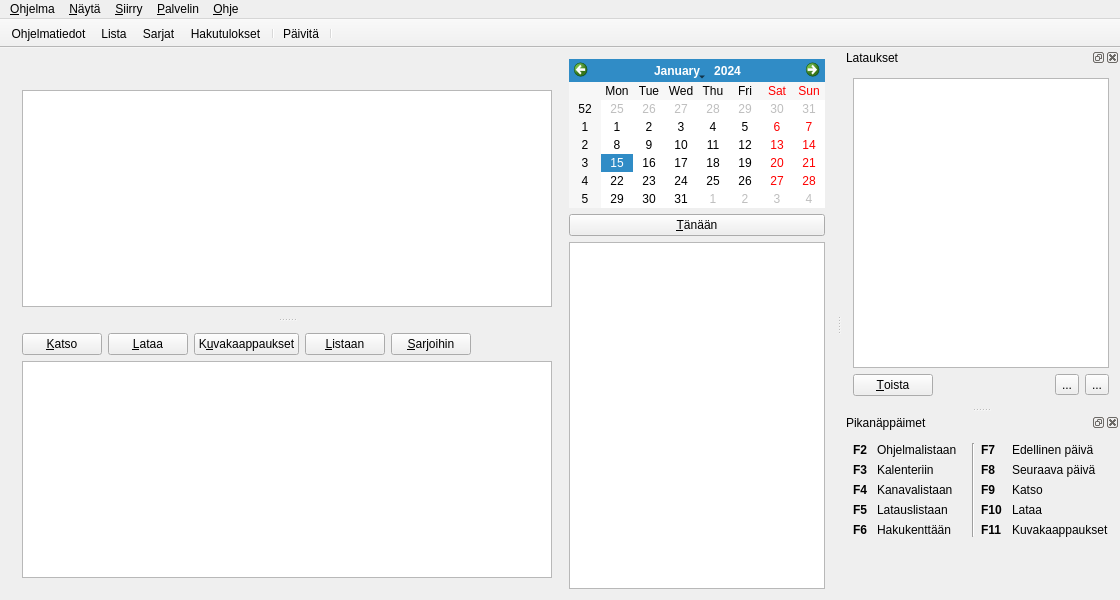
<?xml version="1.0" encoding="UTF-8"?>
<ui version="4.0">
 <class>MainWindow</class>
 <widget class="QMainWindow" name="MainWindow">
  <property name="geometry">
   <rect>
    <x>0</x>
    <y>0</y>
    <width>1120</width>
    <height>600</height>
   </rect>
  </property>
  <property name="windowTitle">
   <string>TVkaistaGUI</string>
  </property>
  <widget class="QWidget" name="centralWidget">
   <layout class="QHBoxLayout" name="horizontalLayout_4" stretch="1,0">
    <item>
     <widget class="QSplitter" name="splitter">
      <property name="orientation">
       <enum>Qt::Vertical</enum>
      </property>
      <widget class="QWidget" name="layoutWidget">
       <layout class="QVBoxLayout" name="verticalLayout_5">
        <item>
         <widget class="QLabel" name="titleLabel">
          <property name="font">
           <font>
            <weight>75</weight>
            <bold>true</bold>
           </font>
          </property>
          <property name="text">
           <string/>
          </property>
         </widget>
        </item>
        <item>
         <widget class="QTableView" name="programmeTableView">
          <property name="sizePolicy">
           <sizepolicy hsizetype="Expanding" vsizetype="Expanding">
            <horstretch>0</horstretch>
            <verstretch>5</verstretch>
           </sizepolicy>
          </property>
          <property name="contextMenuPolicy">
           <enum>Qt::CustomContextMenu</enum>
          </property>
          <property name="tabKeyNavigation">
           <bool>false</bool>
          </property>
          <property name="selectionMode">
           <enum>QAbstractItemView::SingleSelection</enum>
          </property>
          <property name="selectionBehavior">
           <enum>QAbstractItemView::SelectRows</enum>
          </property>
          <property name="horizontalScrollMode">
           <enum>QAbstractItemView::ScrollPerPixel</enum>
          </property>
          <property name="showGrid">
           <bool>false</bool>
          </property>
          <attribute name="horizontalHeaderVisible">
           <bool>false</bool>
          </attribute>
          <attribute name="horizontalHeaderStretchLastSection">
           <bool>true</bool>
          </attribute>
          <attribute name="verticalHeaderVisible">
           <bool>false</bool>
          </attribute>
          <attribute name="verticalHeaderVisible">
           <bool>false</bool>
          </attribute>
          <attribute name="horizontalHeaderStretchLastSection">
           <bool>true</bool>
          </attribute>
          <attribute name="horizontalHeaderVisible">
           <bool>false</bool>
          </attribute>
         </widget>
        </item>
       </layout>
      </widget>
      <widget class="QWidget" name="layoutWidget">
       <layout class="QVBoxLayout" name="verticalLayout_3">
        <item>
         <layout class="QHBoxLayout" name="horizontalLayout">
          <item>
           <widget class="QPushButton" name="watchPushButton">
            <property name="toolTip">
             <string>Suoratoista valittu ohjelma</string>
            </property>
            <property name="text">
             <string>&amp;Katso</string>
            </property>
            <property name="icon">
             <iconset resource="images.qrc">
              <normaloff>:/images/multimedia-16x16.png</normaloff>:/images/multimedia-16x16.png</iconset>
            </property>
           </widget>
          </item>
          <item>
           <widget class="QPushButton" name="downloadPushButton">
            <property name="toolTip">
             <string>Lataa valittu ohjelma</string>
            </property>
            <property name="text">
             <string>&amp;Lataa</string>
            </property>
            <property name="icon">
             <iconset resource="images.qrc">
              <normaloff>:/images/download-16x16.png</normaloff>:/images/download-16x16.png</iconset>
            </property>
           </widget>
          </item>
          <item>
           <widget class="QPushButton" name="screenshotsPushButton">
            <property name="toolTip">
             <string>Näytä kuvakaappauksia valitusta ohjelmasta</string>
            </property>
            <property name="text">
             <string>K&amp;uvakaappaukset</string>
            </property>
            <property name="icon">
             <iconset resource="images.qrc">
              <normaloff>:/images/image-16x16.png</normaloff>:/images/image-16x16.png</iconset>
            </property>
           </widget>
          </item>
          <item>
           <widget class="QPushButton" name="addToPlaylistPushButton">
            <property name="toolTip">
             <string>Lisää valitun ohjelman katselulistaan</string>
            </property>
            <property name="text">
             <string>&amp;Listaan</string>
            </property>
            <property name="icon">
             <iconset resource="images.qrc">
              <normaloff>:/images/playlist-16x16.png</normaloff>:/images/playlist-16x16.png</iconset>
            </property>
           </widget>
          </item>
          <item>
           <widget class="QPushButton" name="addToSeasonPassPushButton">
            <property name="toolTip">
             <string>Lisää valitun ohjelman suosikkisarjoihin</string>
            </property>
            <property name="text">
             <string>&amp;Sarjoihin</string>
            </property>
            <property name="icon">
             <iconset resource="images.qrc">
              <normaloff>:/images/season-pass-16x16.png</normaloff>:/images/season-pass-16x16.png</iconset>
            </property>
           </widget>
          </item>
          <item>
           <spacer name="horizontalSpacer_2">
            <property name="orientation">
             <enum>Qt::Horizontal</enum>
            </property>
            <property name="sizeHint" stdset="0">
             <size>
              <width>40</width>
              <height>20</height>
             </size>
            </property>
           </spacer>
          </item>
         </layout>
        </item>
        <item>
         <widget class="QTextEdit" name="descriptionTextEdit">
          <property name="sizePolicy">
           <sizepolicy hsizetype="Expanding" vsizetype="Expanding">
            <horstretch>0</horstretch>
            <verstretch>1</verstretch>
           </sizepolicy>
          </property>
          <property name="readOnly">
           <bool>true</bool>
          </property>
         </widget>
        </item>
       </layout>
      </widget>
     </widget>
    </item>
    <item>
     <layout class="QVBoxLayout" name="verticalLayout">
      <item>
       <widget class="QCalendarWidget" name="calendarWidget">
        <property name="sizePolicy">
         <sizepolicy hsizetype="Preferred" vsizetype="Preferred">
          <horstretch>1</horstretch>
          <verstretch>0</verstretch>
         </sizepolicy>
        </property>
        <property name="contextMenuPolicy">
         <enum>Qt::ActionsContextMenu</enum>
        </property>
       </widget>
      </item>
      <item>
       <widget class="QPushButton" name="currentDayPushButton">
        <property name="toolTip">
         <string>Näytä kuluvan päivän ohjelmatiedot</string>
        </property>
        <property name="text">
         <string>&amp;Tänään</string>
        </property>
        <property name="icon">
         <iconset resource="images.qrc">
          <normaloff>:/images/today-16x16.png</normaloff>:/images/today-16x16.png</iconset>
        </property>
       </widget>
      </item>
      <item>
       <widget class="QListWidget" name="channelListWidget">
        <property name="sizePolicy">
         <sizepolicy hsizetype="Expanding" vsizetype="Expanding">
          <horstretch>0</horstretch>
          <verstretch>2</verstretch>
         </sizepolicy>
        </property>
       </widget>
      </item>
     </layout>
    </item>
   </layout>
  </widget>
  <widget class="QMenuBar" name="menuBar">
   <property name="geometry">
    <rect>
     <x>0</x>
     <y>0</y>
     <width>1120</width>
     <height>25</height>
    </rect>
   </property>
   <widget class="QMenu" name="menuProgramme">
    <property name="title">
     <string>&amp;Ohjelma</string>
    </property>
    <addaction name="actionWatch"/>
    <addaction name="actionDownload"/>
    <addaction name="actionScreenshots"/>
    <addaction name="separator"/>
    <addaction name="actionAddToPlaylist"/>
    <addaction name="actionAddToSeasonPass"/>
    <addaction name="separator"/>
    <addaction name="actionSettings"/>
    <addaction name="actionQuit"/>
   </widget>
   <widget class="QMenu" name="menuView">
    <property name="title">
     <string>&amp;Näytä</string>
    </property>
    <addaction name="actionRefresh"/>
    <addaction name="separator"/>
    <addaction name="actionProgrammeList"/>
    <addaction name="actionSearchResults"/>
    <addaction name="actionPlaylist"/>
    <addaction name="actionSeasonPasses"/>
    <addaction name="separator"/>
    <addaction name="actionDownloads"/>
    <addaction name="actionShortcuts"/>
   </widget>
   <widget class="QMenu" name="menuHelp">
    <property name="title">
     <string>&amp;Ohje</string>
    </property>
    <addaction name="actionContents"/>
    <addaction name="actionAbout"/>
   </widget>
   <widget class="QMenu" name="menuServer">
    <property name="title">
     <string>&amp;Palvelin</string>
    </property>
   </widget>
   <widget class="QMenu" name="menuGoTo">
    <property name="title">
     <string>&amp;Siirry</string>
    </property>
    <addaction name="actionCurrentDay"/>
    <addaction name="actionPreviousDay"/>
    <addaction name="actionNextDay"/>
   </widget>
   <addaction name="menuProgramme"/>
   <addaction name="menuView"/>
   <addaction name="menuGoTo"/>
   <addaction name="menuServer"/>
   <addaction name="menuHelp"/>
  </widget>
  <widget class="QToolBar" name="toolBar">
   <property name="windowTitle">
    <string>Valikko</string>
   </property>
   <property name="movable">
    <bool>false</bool>
   </property>
   <property name="iconSize">
    <size>
     <width>24</width>
     <height>24</height>
    </size>
   </property>
   <property name="toolButtonStyle">
    <enum>Qt::ToolButtonTextBesideIcon</enum>
   </property>
   <property name="floatable">
    <bool>false</bool>
   </property>
   <attribute name="toolBarArea">
    <enum>TopToolBarArea</enum>
   </attribute>
   <attribute name="toolBarBreak">
    <bool>false</bool>
   </attribute>
   <addaction name="actionProgrammeListButton"/>
   <addaction name="actionPlaylistButton"/>
   <addaction name="actionSeasonPassesButton"/>
   <addaction name="actionSearchResultsButton"/>
   <addaction name="separator"/>
   <addaction name="actionRefreshButton"/>
   <addaction name="separator"/>
  </widget>
  <widget class="QDockWidget" name="downloadsDockWidget">
   <property name="windowTitle">
    <string>Lataukset</string>
   </property>
   <attribute name="dockWidgetArea">
    <number>2</number>
   </attribute>
   <widget class="QWidget" name="dockWidgetContents">
    <layout class="QVBoxLayout" name="verticalLayout_2" stretch="1,0">
     <item>
      <widget class="QTableView" name="downloadsTableView">
       <property name="tabKeyNavigation">
        <bool>false</bool>
       </property>
       <property name="selectionBehavior">
        <enum>QAbstractItemView::SelectRows</enum>
       </property>
       <property name="horizontalScrollMode">
        <enum>QAbstractItemView::ScrollPerPixel</enum>
       </property>
       <property name="showGrid">
        <bool>false</bool>
       </property>
       <attribute name="horizontalHeaderVisible">
        <bool>false</bool>
       </attribute>
       <attribute name="horizontalHeaderStretchLastSection">
        <bool>true</bool>
       </attribute>
       <attribute name="verticalHeaderVisible">
        <bool>false</bool>
       </attribute>
       <attribute name="verticalHeaderVisible">
        <bool>false</bool>
       </attribute>
       <attribute name="horizontalHeaderStretchLastSection">
        <bool>true</bool>
       </attribute>
       <attribute name="horizontalHeaderVisible">
        <bool>false</bool>
       </attribute>
      </widget>
     </item>
     <item>
      <layout class="QHBoxLayout" name="horizontalLayout_2">
       <item>
        <widget class="QPushButton" name="playFilePushButton">
         <property name="toolTip">
          <string>Toista valittu ohjelma</string>
         </property>
         <property name="text">
          <string>&amp;Toista</string>
         </property>
         <property name="icon">
          <iconset resource="images.qrc">
           <normaloff>:/images/play-22x22.png</normaloff>:/images/play-22x22.png</iconset>
         </property>
         <property name="iconSize">
          <size>
           <width>22</width>
           <height>22</height>
          </size>
         </property>
        </widget>
       </item>
       <item>
        <spacer name="horizontalSpacer">
         <property name="orientation">
          <enum>Qt::Horizontal</enum>
         </property>
         <property name="sizeHint" stdset="0">
          <size>
           <width>40</width>
           <height>20</height>
          </size>
         </property>
        </spacer>
       </item>
       <item>
        <widget class="QToolButton" name="abortDownloadToolButton">
         <property name="toolTip">
          <string>Keskeytä valitun ohjelman lataus</string>
         </property>
         <property name="text">
          <string>...</string>
         </property>
         <property name="icon">
          <iconset resource="images.qrc">
           <normaloff>:/images/stop-22x22.png</normaloff>:/images/stop-22x22.png</iconset>
         </property>
         <property name="iconSize">
          <size>
           <width>22</width>
           <height>22</height>
          </size>
         </property>
        </widget>
       </item>
       <item>
        <widget class="QToolButton" name="removeDownloadToolButton">
         <property name="toolTip">
          <string>Poista valittu ohjelma listasta</string>
         </property>
         <property name="text">
          <string>...</string>
         </property>
         <property name="icon">
          <iconset resource="images.qrc">
           <normaloff>:/images/remove-22x22.png</normaloff>:/images/remove-22x22.png</iconset>
         </property>
         <property name="iconSize">
          <size>
           <width>22</width>
           <height>22</height>
          </size>
         </property>
        </widget>
       </item>
      </layout>
     </item>
    </layout>
   </widget>
  </widget>
  <widget class="QDockWidget" name="shortcutsDockWidget">
   <property name="windowTitle">
    <string>Pikanäppäimet</string>
   </property>
   <attribute name="dockWidgetArea">
    <number>2</number>
   </attribute>
   <widget class="QWidget" name="dockWidgetContents_2">
    <layout class="QVBoxLayout" name="verticalLayout_4">
     <item>
      <layout class="QHBoxLayout" name="horizontalLayout_3">
       <item>
        <layout class="QGridLayout" name="gridLayout" columnstretch="0,1">
         <property name="horizontalSpacing">
          <number>10</number>
         </property>
         <item row="0" column="0">
          <widget class="QLabel" name="sh1Label">
           <property name="font">
            <font>
             <weight>75</weight>
             <bold>true</bold>
            </font>
           </property>
           <property name="text">
            <string>F2</string>
           </property>
          </widget>
         </item>
         <item row="0" column="1">
          <widget class="QLabel" name="sh6Label">
           <property name="text">
            <string>Ohjelmalistaan</string>
           </property>
          </widget>
         </item>
         <item row="1" column="0">
          <widget class="QLabel" name="sh2Label">
           <property name="font">
            <font>
             <weight>75</weight>
             <bold>true</bold>
            </font>
           </property>
           <property name="text">
            <string>F3</string>
           </property>
          </widget>
         </item>
         <item row="1" column="1">
          <widget class="QLabel" name="sh7Label">
           <property name="text">
            <string>Kalenteriin</string>
           </property>
          </widget>
         </item>
         <item row="2" column="0">
          <widget class="QLabel" name="sh3Label">
           <property name="font">
            <font>
             <weight>75</weight>
             <bold>true</bold>
            </font>
           </property>
           <property name="text">
            <string>F4</string>
           </property>
          </widget>
         </item>
         <item row="2" column="1">
          <widget class="QLabel" name="sh8Label">
           <property name="text">
            <string>Kanavalistaan</string>
           </property>
          </widget>
         </item>
         <item row="4" column="0">
          <widget class="QLabel" name="sh5Label">
           <property name="font">
            <font>
             <weight>75</weight>
             <bold>true</bold>
            </font>
           </property>
           <property name="text">
            <string>F6</string>
           </property>
          </widget>
         </item>
         <item row="4" column="1">
          <widget class="QLabel" name="sh10Label">
           <property name="text">
            <string>Hakukenttään</string>
           </property>
          </widget>
         </item>
         <item row="3" column="0">
          <widget class="QLabel" name="sh4Label">
           <property name="font">
            <font>
             <weight>75</weight>
             <bold>true</bold>
            </font>
           </property>
           <property name="text">
            <string>F5</string>
           </property>
          </widget>
         </item>
         <item row="3" column="1">
          <widget class="QLabel" name="sh9Label">
           <property name="text">
            <string>Latauslistaan</string>
           </property>
          </widget>
         </item>
        </layout>
       </item>
       <item>
        <widget class="Line" name="line">
         <property name="orientation">
          <enum>Qt::Vertical</enum>
         </property>
        </widget>
       </item>
       <item>
        <layout class="QGridLayout" name="gridLayout_2" columnstretch="0,1">
         <property name="horizontalSpacing">
          <number>10</number>
         </property>
         <item row="0" column="0">
          <widget class="QLabel" name="sh11Label">
           <property name="font">
            <font>
             <weight>75</weight>
             <bold>true</bold>
            </font>
           </property>
           <property name="text">
            <string>F7</string>
           </property>
          </widget>
         </item>
         <item row="0" column="1">
          <widget class="QLabel" name="sh16Label">
           <property name="text">
            <string>Edellinen päivä</string>
           </property>
          </widget>
         </item>
         <item row="1" column="0">
          <widget class="QLabel" name="sh12Label">
           <property name="font">
            <font>
             <weight>75</weight>
             <bold>true</bold>
            </font>
           </property>
           <property name="text">
            <string>F8</string>
           </property>
          </widget>
         </item>
         <item row="1" column="1">
          <widget class="QLabel" name="sh17Label">
           <property name="text">
            <string>Seuraava päivä</string>
           </property>
          </widget>
         </item>
         <item row="2" column="0">
          <widget class="QLabel" name="sh13Label">
           <property name="font">
            <font>
             <weight>75</weight>
             <bold>true</bold>
            </font>
           </property>
           <property name="text">
            <string>F9</string>
           </property>
          </widget>
         </item>
         <item row="2" column="1">
          <widget class="QLabel" name="sh18Label">
           <property name="text">
            <string>Katso</string>
           </property>
          </widget>
         </item>
         <item row="3" column="0">
          <widget class="QLabel" name="sh14Label">
           <property name="font">
            <font>
             <weight>75</weight>
             <bold>true</bold>
            </font>
           </property>
           <property name="text">
            <string>F10</string>
           </property>
          </widget>
         </item>
         <item row="4" column="0">
          <widget class="QLabel" name="sh15label">
           <property name="font">
            <font>
             <weight>75</weight>
             <bold>true</bold>
            </font>
           </property>
           <property name="text">
            <string>F11</string>
           </property>
          </widget>
         </item>
         <item row="4" column="1">
          <widget class="QLabel" name="sh20Label">
           <property name="text">
            <string>Kuvakaappaukset</string>
           </property>
          </widget>
         </item>
         <item row="3" column="1">
          <widget class="QLabel" name="sh19Label">
           <property name="text">
            <string>Lataa</string>
           </property>
          </widget>
         </item>
        </layout>
       </item>
      </layout>
     </item>
     <item>
      <spacer name="verticalSpacer">
       <property name="orientation">
        <enum>Qt::Vertical</enum>
       </property>
       <property name="sizeHint" stdset="0">
        <size>
         <width>20</width>
         <height>1</height>
        </size>
       </property>
      </spacer>
     </item>
    </layout>
   </widget>
  </widget>
  <action name="actionWatch">
   <property name="icon">
    <iconset resource="images.qrc">
     <normaloff>:/images/multimedia-16x16.png</normaloff>:/images/multimedia-16x16.png</iconset>
   </property>
   <property name="text">
    <string>&amp;Katso</string>
   </property>
   <property name="shortcut">
    <string>F9</string>
   </property>
   <property name="iconVisibleInMenu">
    <bool>true</bool>
   </property>
  </action>
  <action name="actionDownload">
   <property name="icon">
    <iconset resource="images.qrc">
     <normaloff>:/images/download-16x16.png</normaloff>:/images/download-16x16.png</iconset>
   </property>
   <property name="text">
    <string>&amp;Lataa</string>
   </property>
   <property name="shortcut">
    <string>F10</string>
   </property>
   <property name="iconVisibleInMenu">
    <bool>true</bool>
   </property>
  </action>
  <action name="actionSettings">
   <property name="icon">
    <iconset resource="images.qrc">
     <normaloff>:/images/preferences-16x16.png</normaloff>:/images/preferences-16x16.png</iconset>
   </property>
   <property name="text">
    <string>&amp;Asetukset</string>
   </property>
   <property name="shortcut">
    <string>Ctrl+O</string>
   </property>
   <property name="iconVisibleInMenu">
    <bool>true</bool>
   </property>
  </action>
  <action name="actionQuit">
   <property name="icon">
    <iconset resource="images.qrc">
     <normaloff>:/images/quit-16x16.png</normaloff>:/images/quit-16x16.png</iconset>
   </property>
   <property name="text">
    <string>&amp;Lopeta</string>
   </property>
   <property name="shortcut">
    <string>Ctrl+Q</string>
   </property>
   <property name="iconVisibleInMenu">
    <bool>true</bool>
   </property>
  </action>
  <action name="actionPreviousDay">
   <property name="icon">
    <iconset resource="images.qrc">
     <normaloff>:/images/go-previous-16x16.png</normaloff>:/images/go-previous-16x16.png</iconset>
   </property>
   <property name="text">
    <string>&amp;Edellinen päivä</string>
   </property>
   <property name="shortcut">
    <string>F7</string>
   </property>
   <property name="iconVisibleInMenu">
    <bool>true</bool>
   </property>
  </action>
  <action name="actionNextDay">
   <property name="icon">
    <iconset resource="images.qrc">
     <normaloff>:/images/go-next-16x16.png</normaloff>:/images/go-next-16x16.png</iconset>
   </property>
   <property name="text">
    <string>&amp;Seuraava päivä</string>
   </property>
   <property name="shortcut">
    <string>F8</string>
   </property>
   <property name="iconVisibleInMenu">
    <bool>true</bool>
   </property>
  </action>
  <action name="actionSearchResults">
   <property name="checkable">
    <bool>true</bool>
   </property>
   <property name="text">
    <string>&amp;Hakutulokset</string>
   </property>
   <property name="shortcut">
    <string>Ctrl+2</string>
   </property>
  </action>
  <action name="actionDownloads">
   <property name="text">
    <string>&amp;Lataukset</string>
   </property>
   <property name="shortcut">
    <string>Ctrl+J</string>
   </property>
  </action>
  <action name="actionContents">
   <property name="text">
    <string>&amp;Sisältö</string>
   </property>
   <property name="shortcut">
    <string>F1</string>
   </property>
  </action>
  <action name="actionAbout">
   <property name="text">
    <string>&amp;Tietoja ohjelmasta</string>
   </property>
  </action>
  <action name="actionRefreshButton">
   <property name="icon">
    <iconset resource="images.qrc">
     <normaloff>:/images/refresh-22x22.png</normaloff>:/images/refresh-22x22.png</iconset>
   </property>
   <property name="text">
    <string>Päivitä</string>
   </property>
   <property name="toolTip">
    <string>Päivitä näkymä</string>
   </property>
  </action>
  <action name="actionRefresh">
   <property name="icon">
    <iconset resource="images.qrc">
     <normaloff>:/images/refresh-16x16.png</normaloff>:/images/refresh-16x16.png</iconset>
   </property>
   <property name="text">
    <string>&amp;Päivitä</string>
   </property>
   <property name="shortcut">
    <string>Ctrl+R</string>
   </property>
   <property name="iconVisibleInMenu">
    <bool>true</bool>
   </property>
  </action>
  <action name="actionAbortDownload">
   <property name="text">
    <string>&amp;Keskeytä lataus</string>
   </property>
  </action>
  <action name="actionRefreshChannels">
   <property name="text">
    <string>&amp;Päivitä</string>
   </property>
  </action>
  <action name="actionPlayFile">
   <property name="text">
    <string>&amp;Toista</string>
   </property>
   <property name="toolTip">
    <string>Toista</string>
   </property>
  </action>
  <action name="actionRemoveDownload">
   <property name="text">
    <string>&amp;Poista</string>
   </property>
   <property name="shortcut">
    <string>Del</string>
   </property>
  </action>
  <action name="actionSearchResultsButton">
   <property name="checkable">
    <bool>true</bool>
   </property>
   <property name="text">
    <string>Hakutulokset</string>
   </property>
   <property name="toolTip">
    <string>Näytä hakutulokset</string>
   </property>
  </action>
  <action name="actionOpenDirectory">
   <property name="text">
    <string>Avaa &amp;kansio</string>
   </property>
  </action>
  <action name="actionCurrentDay">
   <property name="icon">
    <iconset resource="images.qrc">
     <normaloff>:/images/today-16x16.png</normaloff>:/images/today-16x16.png</iconset>
   </property>
   <property name="text">
    <string>&amp;Tänään</string>
   </property>
   <property name="shortcut">
    <string>Ctrl+T</string>
   </property>
   <property name="iconVisibleInMenu">
    <bool>true</bool>
   </property>
  </action>
  <action name="actionShortcuts">
   <property name="text">
    <string>Pika&amp;näppäimet</string>
   </property>
   <property name="shortcut">
    <string>Ctrl+M</string>
   </property>
  </action>
  <action name="actionScreenshots">
   <property name="icon">
    <iconset resource="images.qrc">
     <normaloff>:/images/image-16x16.png</normaloff>:/images/image-16x16.png</iconset>
   </property>
   <property name="text">
    <string>K&amp;uvakaappaukset</string>
   </property>
   <property name="shortcut">
    <string>F11</string>
   </property>
   <property name="iconVisibleInMenu">
    <bool>true</bool>
   </property>
  </action>
  <action name="actionProgrammeListButton">
   <property name="checkable">
    <bool>true</bool>
   </property>
   <property name="text">
    <string>Ohjelmatiedot</string>
   </property>
   <property name="toolTip">
    <string>Näytä ohjelmatiedot</string>
   </property>
   <property name="iconVisibleInMenu">
    <bool>true</bool>
   </property>
  </action>
  <action name="actionProgrammeList">
   <property name="checkable">
    <bool>true</bool>
   </property>
   <property name="text">
    <string>&amp;Ohjelmatiedot</string>
   </property>
   <property name="shortcut">
    <string>Ctrl+1</string>
   </property>
  </action>
  <action name="actionSortByTimeAsc">
   <property name="checkable">
    <bool>true</bool>
   </property>
   <property name="text">
    <string>Aika, nouseva</string>
   </property>
  </action>
  <action name="actionSortByTimeDesc">
   <property name="checkable">
    <bool>true</bool>
   </property>
   <property name="text">
    <string>Aika, laskeva</string>
   </property>
  </action>
  <action name="actionSortByTitleAsc">
   <property name="checkable">
    <bool>true</bool>
   </property>
   <property name="text">
    <string>Nimi, nouseva</string>
   </property>
  </action>
  <action name="actionSortByTitleDesc">
   <property name="checkable">
    <bool>true</bool>
   </property>
   <property name="text">
    <string>Nimi, laskeva</string>
   </property>
  </action>
  <action name="actionSeasonPassesButton">
   <property name="checkable">
    <bool>true</bool>
   </property>
   <property name="text">
    <string>Sarjat</string>
   </property>
   <property name="toolTip">
    <string>Näytä suosikkisarjat</string>
   </property>
  </action>
  <action name="actionSeasonPasses">
   <property name="checkable">
    <bool>true</bool>
   </property>
   <property name="text">
    <string>S&amp;arjat</string>
   </property>
   <property name="shortcut">
    <string>Ctrl+4</string>
   </property>
  </action>
  <action name="actionAddToSeasonPass">
   <property name="icon">
    <iconset resource="images.qrc">
     <normaloff>:/images/season-pass-16x16.png</normaloff>:/images/season-pass-16x16.png</iconset>
   </property>
   <property name="text">
    <string>Lisää &amp;sarjoihin</string>
   </property>
   <property name="shortcut">
    <string>Ctrl+D</string>
   </property>
   <property name="iconVisibleInMenu">
    <bool>true</bool>
   </property>
  </action>
  <action name="actionPlaylistButton">
   <property name="checkable">
    <bool>true</bool>
   </property>
   <property name="text">
    <string>Lista</string>
   </property>
   <property name="toolTip">
    <string>Näytä katselulista</string>
   </property>
  </action>
  <action name="actionPlaylist">
   <property name="checkable">
    <bool>true</bool>
   </property>
   <property name="text">
    <string>L&amp;ista</string>
   </property>
   <property name="shortcut">
    <string>Ctrl+3</string>
   </property>
  </action>
  <action name="actionAddToPlaylist">
   <property name="icon">
    <iconset resource="images.qrc">
     <normaloff>:/images/list-22x22.png</normaloff>:/images/list-22x22.png</iconset>
   </property>
   <property name="text">
    <string>Lisää l&amp;istaan</string>
   </property>
   <property name="shortcut">
    <string>Ctrl+S</string>
   </property>
   <property name="iconVisibleInMenu">
    <bool>true</bool>
   </property>
  </action>
 </widget>
 <layoutdefault spacing="6" margin="11"/>
 <resources>
  <include location="images.qrc"/>
 </resources>
 <connections/>
</ui>
